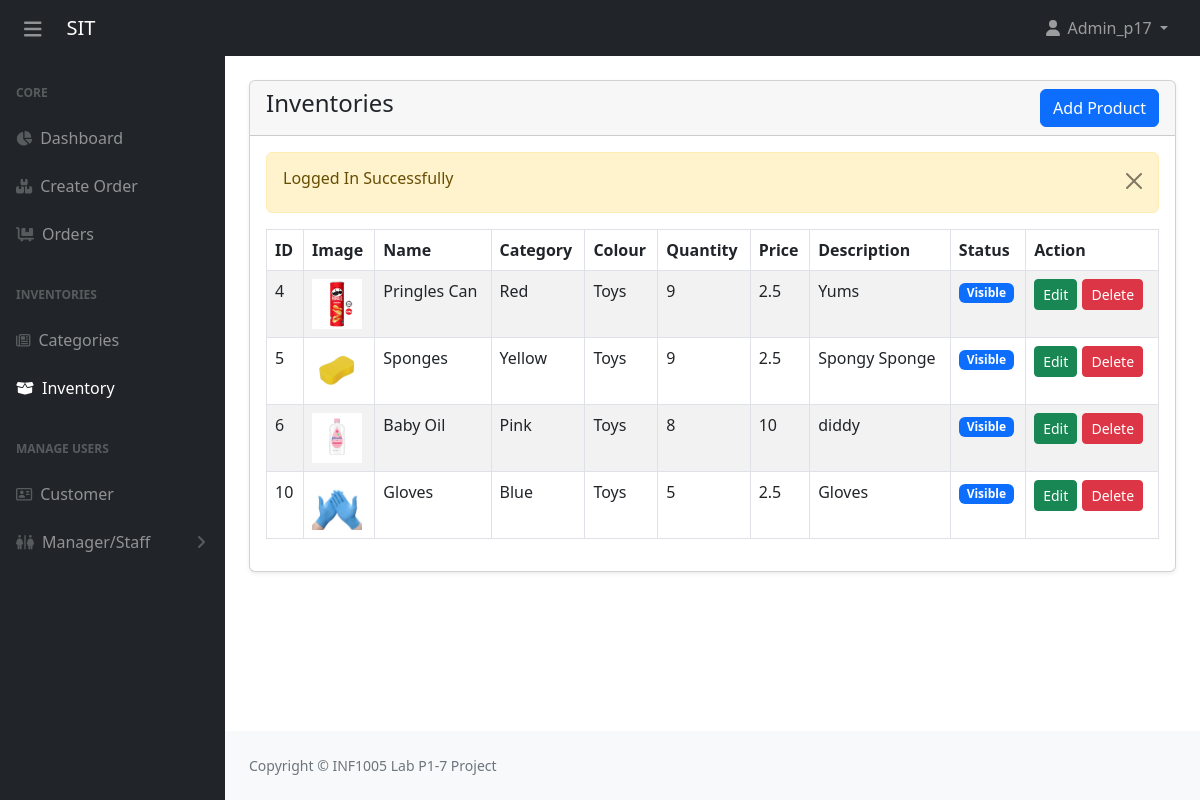
Page /templates/inventory.php (signed in) on the committed database.
### tables this page shows
CREATE TABLE `inventory` (
  `_id` int NOT NULL AUTO_INCREMENT,
  `categoryID` int NOT NULL,
  `colourID` int NOT NULL,
  `title` varchar(45) NOT NULL,
  `quantity` int NOT NULL,
  `cost` float NOT NULL,
  `description` text,
  `image` varchar(255) NOT NULL,
  `status` tinyint(1) NOT NULL DEFAULT '0' COMMENT '0=visible, 1=hidden',
  `created_at` datetime DEFAULT CURRENT_TIMESTAMP,
  `updated_at` timestamp NOT NULL DEFAULT CURRENT_TIMESTAMP,
  PRIMARY KEY (`_id`),
  KEY `fk_inventory_category_idx` (`categoryID`),
  KEY `fk_inventory_colour_idx` (`colourID`),
  CONSTRAINT `fk_inventory_category` FOREIGN KEY (`categoryID`) REFERENCES `categories` (`_id`),
  CONSTRAINT `fk_inventory_colour` FOREIGN KEY (`colourID`) REFERENCES `colour` (`_id`)
);

CREATE TABLE `colour` (
  `_id` int NOT NULL AUTO_INCREMENT,
  `colourName` varchar(20) NOT NULL,
  `status` tinyint(1) NOT NULL DEFAULT '0' COMMENT '0 = visible, 1= hidden',
  PRIMARY KEY (`_id`)
);

CREATE TABLE `categories` (
  `_id` int NOT NULL AUTO_INCREMENT,
  `categoryName` varchar(20) NOT NULL,
  `status` tinyint(1) NOT NULL DEFAULT '0' COMMENT '0 = visible , 1 = hidden',
  PRIMARY KEY (`_id`)
);

### templates/inventory.php (the view, shortened to what this page needs)
<?php include("includes/header.php");
?>
<div class="container-fluid px-4">
	<div class="card mt-4 shadow-sm">
		<div class="card-header">
			<h4 class="mb-0">Inventories
				<a href="inventory-create.php" class="btn btn-primary float-end">Add Product</a>
			</h4>
		</div>
		<div class="card-body">
			<?php alertMessage(); ?>
			<?php
			$inventory = getAll('inventory');
			if (mysqli_num_rows($inventory) > 0) {
			?>
				<div class="table-responsive">
					<table class="table table-striped table-bordered">
						<thead>
							<tr>
								<th>ID</th>
								<th>Image</th>
								<th>Name</th>
								<th>Category</th>
								<th>Colour</th>
								<th>Quantity</th>
								<th>Price</th>
								<th>Description</th>
								<th>Status</th>
								<th>Action</th>
							</tr>
						</thead>
						<tbody>
							<?php foreach ($inventory as $item) : ?>
								<tr>
									<td><?= $item['_id'] ?></td>
									<td>
										<img src="<?= $item['image'] != '' ? '../' . $item['image'] : '../assets/images/no-img.png'; ?>"
											style="width:50px;height:50px;"
											alt="Img" />
									</td>
									<td><?= $item['title'] ?></td>
									<td>
										<?php
										$colourID = $item['colourID'];
										$query = "SELECT colourName FROM colour WHERE _id = $colourID";
										$result = mysqli_query($con, $query);
										if ($result) {
											$colorRow = mysqli_fetch_assoc($result);
											$colorName = $colorRow['colourName'];
											echo $colorName;
										} else {
											echo "Error retrieving color information";
										}
										?>
									</td>
									<td><?php
										$categoryID = $item['categoryID'];
										$query = "SELECT categoryName FROM categories WHERE _id = $categoryID";
										$result = mysqli_query($con, $query);
										if ($result) {
											$catRow = mysqli_fetch_assoc($result);
											$catName = $catRow['categoryName'];
											echo $catName;
										} else {
											echo "Error retrieving category information";
										}
										?>
									</td>
									<td><?= $item['quantity'] ?></td>
									<td><?= $item['cost'] ?></td>
									<td><?= !empty($item['description']) ? $item['description'] : '-'; ?></td>
									<td>
										<?php
										if ($item['status'] == 1) {
											echo '<span class="badge bg-danger">Hidden</span>';
										} else {
											echo '<span class="badge bg-primary">Visible</span>';
										}
										?>
									</td>
									<td>
										<form action="inventory-edit.php" method="post" style="display: inline-block; margin-right: 1px;">
											<button type="submit" class="btn btn-success btn-sm">Edit</button>
										</form>
										<form action="inventory-delete.php" method="post" style="display: inline-block; margin-right: 1px;">
											<button type="submit" class="btn btn-danger btn-sm" onclick="return confirm('Are you sure you want to delete this product?')">Delete</button>
										</form>
									</td>
								</tr>
							<?php endforeach; ?>
						</tbody>
					</table>
				</div>
			<?php
			} else {
			?>
				<h4 class="mb-0">No Record found</h4>
			<?php
			}
			?>
		</div>
	</div>
</div>
<?php include("includes/footer.php"); ?>

### templates/includes/header.php (shortened to what this page needs)
<?php
require '../config/function.php';
?>
<!DOCTYPE html>
<html lang="en">
<head>
    <link href="https://cdn.jsdelivr.net/npm/simple-datatables@7.1.2/dist/style.min.css" rel="stylesheet" />
    <link href="assets/css/styles.css" rel="stylesheet" />
    <link href="https://cdn.jsdelivr.net/npm/select2@4.1.0-rc.0/dist/css/select2.min.css" rel="stylesheet" />
	<link rel="stylesheet" href="//cdn.jsdelivr.net/npm/alertifyjs@1.13.1/build/css/alertify.min.css"/>
	<link rel="stylesheet" href="//cdn.jsdelivr.net/npm/alertifyjs@1.13.1/build/css/themes/default.min.css"/>
	<link href="assets/css/custom.css" rel="stylesheet" />
</head>
<body class="sb-nav-fixed">
<?php include("navbar.php");?>
<div id="layoutSidenav">
<?php include("sidebar.php")?>
<div id="layoutSidenav_content">
<main>

### templates/includes/navbar.php (shortened to what this page needs)
<nav class="sb-topnav navbar navbar-expand navbar-dark bg-dark">
	<button class="btn btn-link btn-sm order-1 order-lg-0 me-4 me-lg-0" id="sidebarToggle" href="#!" style="margin-left: 15px; margin-top: 2px;font-size: 20px"><i class="fas fa-bars"></i></button>
	<a class="navbar-brand ps-3" href="index.php">SIT</a>
	<ul class="navbar-nav ms-auto ms-md-0 me-3 me-lg-4">
		<li class="nav-item dropdown">
			<a class="nav-link dropdown-toggle" id="navbarDropdown" href="#" role="button" data-bs-toggle="dropdown" aria-expanded="false">
				<i class="fas fa-user fa-fw"></i>
				<?=$_SESSION['loggedInUser']['username'];?>
			</a>
		</li>
	</ul>
</nav>

### templates/includes/sidebar.php (shortened to what this page needs)
<?php
$page = substr($_SERVER['SCRIPT_NAME'], strrpos($_SERVER['SCRIPT_NAME'], "/") + 1);
$roleID = $_SESSION['loggedInUser']['roleID'] ?? 0;
?>
<div id="layoutSidenav_nav">
	<nav class="sb-sidenav accordion sb-sidenav-dark" id="sidenavAccordion">
		<div class="sb-sidenav-menu">
			<div class="nav">
				<div class="sb-sidenav-menu-heading">Core</div>
				<a class="nav-link <?= $page == 'index.php' ? 'active' : ''; ?>" href="index.php">
					<div class="sb-nav-link-icon">
						<i class="fas fa-chart-pie"></i>
					</div> Dashboard
				</a>
				<?php if ($roleID == 1 || $roleID == 2): ?>
				<a class="nav-link <?= $page == 'order-create.php' ? 'active' : ''; ?>" href="order-create.php">
					<div class="sb-nav-link-icon">
						<i class="fas fa-boxes"></i>
					</div> Create Order
				</a>
				<?php endif; ?>
				<a class="nav-link <?= $page == 'orders.php' ? 'active' : ''; ?>" href="orders.php">
					<div class="sb-nav-link-icon">
						<i class="fas fa-dolly-flatbed"></i>
					</div> Orders
				</a>
				<div class="sb-sidenav-menu-heading">Inventories</div>
				<a class="nav-link <?= $page == 'categories.php' ? 'active' : ''; ?>" href="categories.php">
					<div class="sb-nav-link-icon">
						<i class="far fa-newspaper"></i>
					</div> Categories
				</a>
				<a class="nav-link <?= $page == 'inventory.php' ? 'active' : ''; ?>" href="inventory.php">
					<div class="sb-nav-link-icon">
						<i class="fas fa-box-open"></i>
					</div> Inventory
				</a>
				<div class="sb-sidenav-menu-heading">Manage Users</div>
				<a class="nav-link <?= $page == 'customer.php' ? 'active' : ''; ?>" href="customer.php">
					<div class="sb-nav-link-icon">
						<i class="far fa-address-card"></i>
					</div> Customer
				</a>
				<?php if ($roleID != 3): ?>
					<?php
					$label = ($roleID == 2) ? "Staff" : "Manager/Staff";
					?>
					<a class="nav-link <?= ($page == 'admin.php') || ($page == 'admin-create.php') ? 'collapse active' : 'collapsed'; ?>"
						href="#" data-bs-toggle="collapse"
						data-bs-target="#collapseadmin" aria-expanded="false"
						aria-controls="collapseadmin">
						<div class="sb-nav-link-icon">
							<i class="fas fa-restroom"></i>
						</div> <?= $label ?>
						<div class="sb-sidenav-collapse-arrow">
							<i class="fas fa-angle-down"></i>
						</div>
					</a>
				<?php endif; ?>
			</div>
		</div>
	</nav>
</div>

### config/function.php (shortened to what this page needs)
<?php
require 'dbcon.php';
function validate($inputData)
{
    global $con;
    $inputData = $inputData ?? '';
    $validatedData = mysqli_real_escape_string($con, $inputData);
    return trim($validatedData);
}
function alertMessage()
{
    if(isset($_SESSION['status'])) {
        echo '<div class="alert alert-warning alert-dismissible fade show" role="alert">
            <h6>'. $_SESSION['status'].'</h6>
            <button type="button" class="btn-close" data-bs-dismiss="alert" aria-label="Close"></button>
        </div>';
    }
}
function getAll($tableName,$status = NULL){
    global $con;
    $table = validate($tableName);
    $status = validate($status);
    if($status == 'status')
    {
        $query = "SELECT * FROM $table WHERE status='0";
    }
    else
    {
        $query = "SELECT * FROM $table";
    }
    return mysqli_query($con, $query);
}
?>

### templates/includes/footer.php (shortened to what this page needs)
				</main>
                <footer class="py-4 bg-light mt-auto">
                    <div class="container-fluid px-4">
                        <div class="d-flex align-items-center justify-content-between small">
                            <div class="text-muted">Copyright &copy; INF1005 Lab P1-7 Project</div>
                        </div>
                    </div>
                </footer>
            </div>
        </div>
    </body>
</html>

### rows in the picture
inventory: _id "4", image (picture), title "Pringles Can", colourID.colourName "Red", categoryID.categoryName "Toys", quantity "9", cost "2.5", description "Yums", status "Visible"
inventory: _id "5", image (picture), title "Sponges", colourID.colourName "Yellow", categoryID.categoryName "Toys", quantity "9", cost "2.5", description "Spongy Sponge", status "Visible"
inventory: _id "6", image (picture), title "Baby Oil", colourID.colourName "Pink", categoryID.categoryName "Toys", quantity "8", cost "10", description "diddy", status "Visible"
inventory: _id "10", image (picture), title "Gloves", colourID.colourName "Blue", categoryID.categoryName "Toys", quantity "5", cost "2.5", description "Gloves", status "Visible"

### other values in the picture
$_SESSION['loggedInUser']['username'] "Admin_p17"
$label "Manager/Staff"
$_SESSION['status'] "Logged In Successfully"
